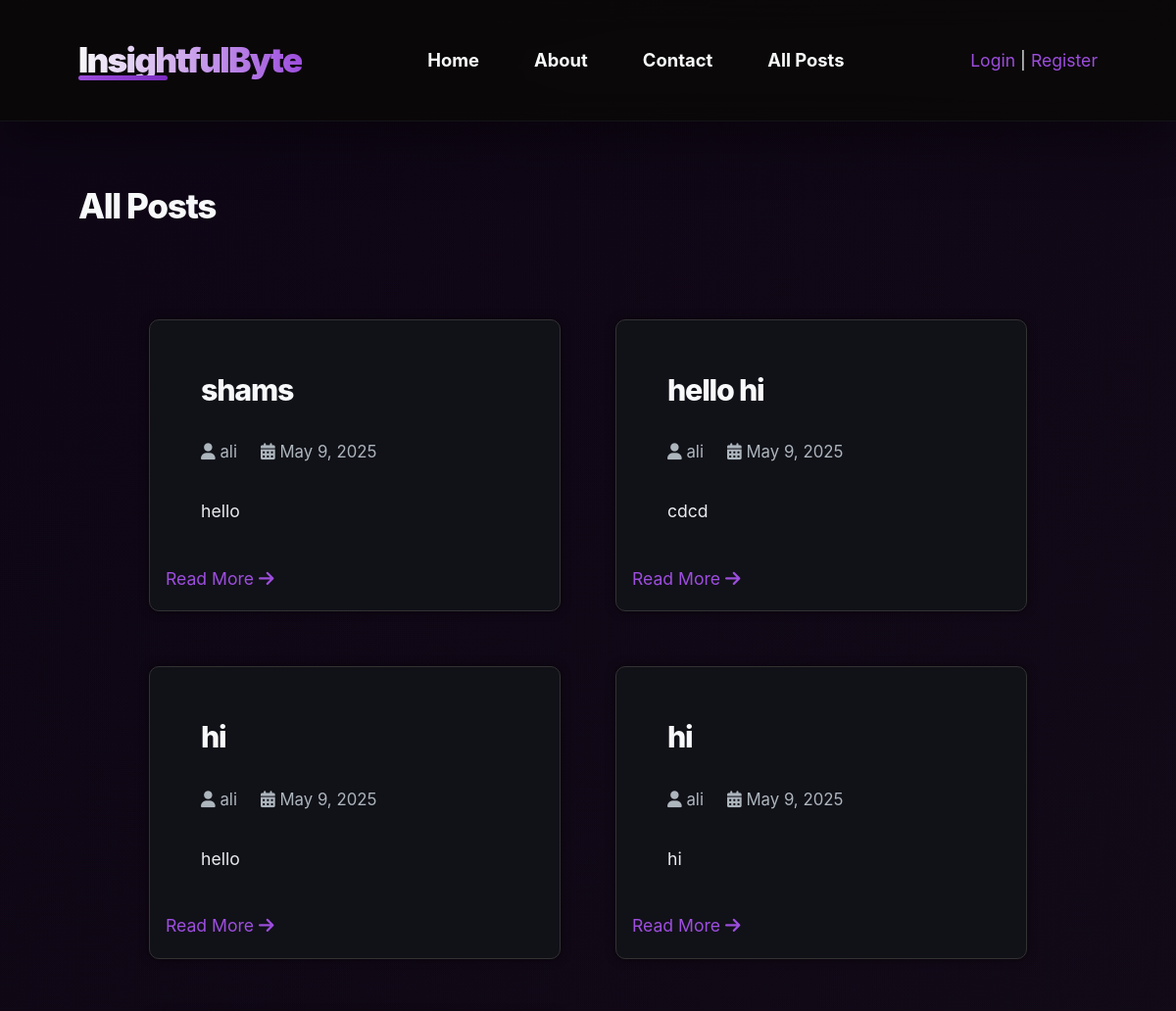
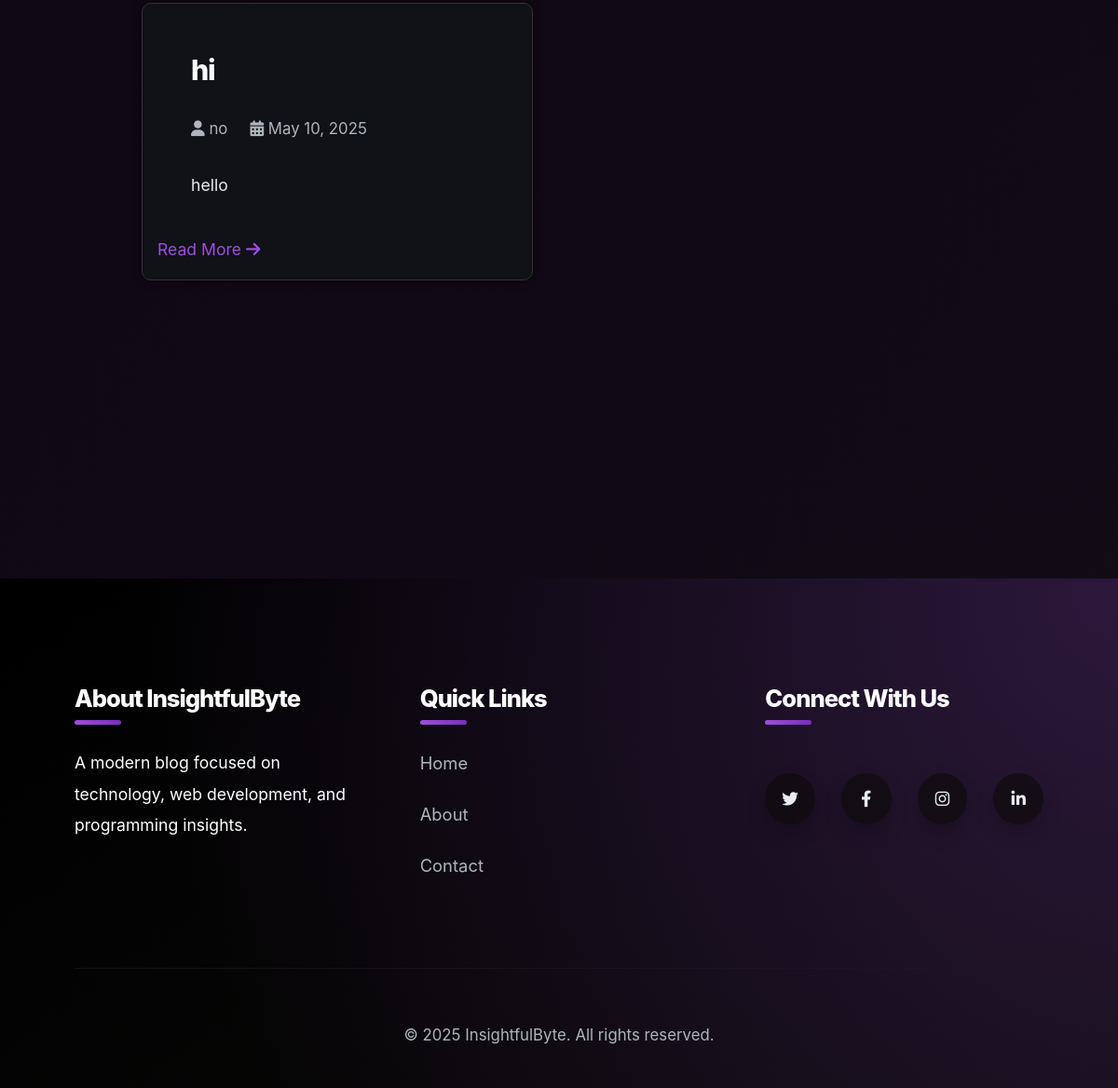
The page /post/all-posts/ on the database its author committed (2 pictures, top to bottom).
### post/models.py (models this page shows)
class Post(models.Model):
    title = models.CharField(max_length=255)
    content = models.TextField()
    user = models.ForeignKey(User, on_delete=models.CASCADE, related_name="posts")
    created_at = models.DateTimeField(auto_now_add=True)
    updated_at = models.DateTimeField(auto_now=True)
    class Meta:
        db_table = "posts"

### post/views.py (the view)
# urls.py: path("all-posts/", all_posts, name="all-posts"),
def all_posts(request):
    posts = Post.objects.all()
    return render(request, "insightfulbyte/all-posts.html", {"posts": posts})

### templates/insightfulbyte/all-posts.html (shortened to what this page needs)
{% extends 'insightfulbyte/base.html' %}
{% load static %}
{% block content %}
<div class="site-content">
    <div class="container">
        <main class="main-content">
            <div class="posts-container">
                <header class="page-header">
            <h1>All Posts</h1>
        </header>
                {% include 'insightfulbyte/post-display.html' with hide_create_button=True %}
            </div>
        </main>
    </div>
</div>
{% endblock %}

### templates/insightfulbyte/post-display.html (shortened to what this page needs)
{% load static %}
{% block content %}
<div class="site-content">
    <div class="container">
        <div class="blog-posts">
            {% if not posts %}
                <div class="no-posts">
                    <p>No posts available yet.</p>
                </div>
            {% else %}
                {% for post in posts %}
                    <article class="post-card" style="background-color:rgb(17, 17, 24); border: 1px solid #333333; padding: 1rem; border-radius: 10px; box-shadow: 0 0 10px rgba(0, 0, 0, 0.5); hover-border: 1px solid #6b46c1;">
                        <div class="post-content-wrap">
                            <h3 class="post-title">
                                <a href="{% url 'detail-post' post.id %}">{{ post.title }}</a>
                            </h3>
                            <div class="post-meta">
                                <span class="post-author"><i class="fas fa-user"></i> {{ post.user.username }}</span>
                                <span class="post-date"><i class="fas fa-calendar-alt"></i> {{ post.created_at|date:"F j, Y" }}</span>
                            </div>
                            <div class="post-excerpt">
                                {{ post.content|truncatechars:150 }}
                            </div>
                        </div>
                        <div class="post-actions">
                            <a href="{% url 'detail-post' post.id %}" class="read-more">Read More <i class="fas fa-arrow-right"></i></a>
                        </div>
                    </article>
                {% endfor %}
            {% endif %}
        </div>
    </div>
</div>
{% endblock %}

### static/css/style.css (style rules this page uses)
:root { --primary-color: #9d4edd; --primary-dark: #7b2cbf; --secondary-color: #f8f9fa; --text-color: #e9ecef; --text-light: #adb5bd; --dark-bg: #0a0908; --darker-bg: #000000; --card-bg: #1a1b1e; --white: #ffffff; --gray-light: #343a40; --gray: #212529; --gray-dark: #495057; --border-radius: 20px; --box-shadow: 0 25px 50px rgba(0, 0, 0, 0.35); --transition: all 0.4s cubic-bezier(0.4, 0, 0.2, 1); --font-primary: 'Plus Jakarta Sans', -apple-system, BlinkMacSystemFont, 'Segoe UI', Roboto, sans-serif; }
* { margin: 0; padding: 0; box-sizing: border-box; }
body { font-family: var(--font-primary); line-height: 1.9; color: var(--text-color); background: linear-gradient(145deg, var(--darker-bg) 0%, var(--dark-bg) 100%); background-attachment: fixed; background-size: cover; position: relative; font-size: 1.1rem; -webkit-font-smoothing: antialiased; -moz-osx-font-smoothing: grayscale; }
body::before { content: ''; position: fixed; top: 0; left: 0; width: 100%; height: 100%; background: linear-gradient(217deg, rgba(157, 78, 221, 0.07), rgba(0, 0, 0, 0) 70.71%), linear-gradient(127deg, rgba(123, 44, 191, 0.07), rgba(0, 0, 0, 0) 70.71%), linear-gradient(336deg, rgba(157, 78, 221, 0.07), rgba(0, 0, 0, 0) 70.71%); background-size: 400% 400%; animation: gradientAnimation 20s ease infinite; pointer-events: none; z-index: -1; }
a { color: var(--primary-color); text-decoration: none; transition: var(--transition); }
h1, h2, h3, h4, h5, h6 { font-weight: 800; line-height: 1.3; margin-bottom: 1.75rem; color: var(--secondary-color); letter-spacing: -0.04em; }
.container { width: 90%; max-width: 1400px; margin: 0 auto; padding: 0 20px; }
.site-content { padding: 4rem 0 7rem; }
.main-content { margin-bottom: 6rem; }
.blog-posts { display: grid; grid-template-columns: repeat(auto-fill, minmax(380px, 1fr)); gap: 3.5rem; }
.post-title { padding: 2.25rem 2.25rem 0; font-size: 1.9rem; }
.post-title a { color: var(--secondary-color); transition: var(--transition); }
.post-meta { padding: 0 2.25rem; margin-bottom: 1.75rem; color: var(--text-light); font-size: 1.05rem; display: flex; gap: 1.5rem; }
.post-excerpt { padding: 0 2.25rem; margin-bottom: 2.25rem; flex-grow: 1; line-height: 1.8; }

### rows shown on the page
Post: title "shams", user.username "ali", created_at "May 9, 2025", content "hello"
Post: title "hello hi", user.username "ali", created_at "May 9, 2025", content "cdcd"
Post: title "hi", user.username "ali", created_at "May 9, 2025", content "hello"
Post: title "hi", user.username "ali", created_at "May 9, 2025", content "hi"
Post: title "hi", user.username "no", created_at "May 10, 2025", content "hello"
